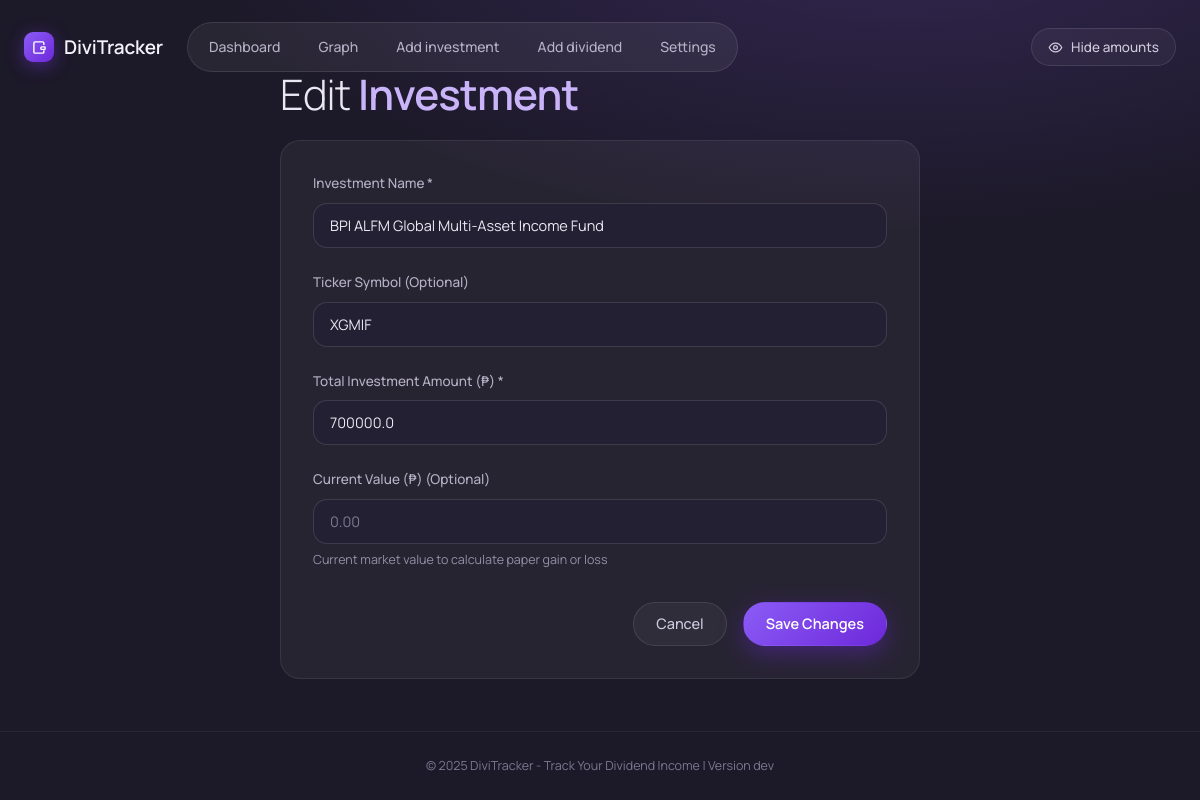
The page /investments/1/edit on the database its author committed.
### app/models.py (models this page shows, shortened)
class Investment(db.Model):
    __tablename__ = "investments"
    id: Mapped[int] = mapped_column(Integer, primary_key=True)
    name: Mapped[str] = mapped_column(String(100), unique=True, nullable=False, index=True)
    ticker: Mapped[Optional[str]] = mapped_column(String(20), nullable=True)
    total_invested: Mapped[float] = mapped_column(Float, default=0.0, nullable=False)
    current_value: Mapped[Optional[float]] = mapped_column(Float, nullable=True, default=None)
    created_at: Mapped[datetime] = mapped_column(DateTime, default=utcnow, nullable=False)
    updated_at: Mapped[datetime] = mapped_column(
        DateTime, default=utcnow, onupdate=utcnow, nullable=False
    )
    dividends: Mapped[list["Dividend"]] = relationship(
        "Dividend",
        back_populates="investment",
        lazy="dynamic",
        cascade="all, delete-orphan",
    )

### app/routes/investments.py (the view, shortened to what this page needs)
@investments_bp.route("/<int:investment_id>/edit", methods=["GET", "POST"])
def edit_investment(investment_id: int):
    investment_service = InvestmentService()
    try:
        investment = investment_service.get_investment_by_id(investment_id)
    except NotFoundError:
        flash("Investment not found", "error")
        return redirect(url_for("main.index"))
    return render_template("edit_investment.html", investment=investment)

### app/services/investment_service.py (called while the page is built)
    def get_investment_by_id(self, investment_id: int) -> Investment:
        investment = db.session.get(Investment, investment_id)
        if investment is None:
            raise NotFoundError(f"Investment with ID {investment_id} not found")
        return investment

### templates/edit_investment.html (shortened to what this page needs)
{% extends "base.html" %}
{% block content %}
<div class="form-page">
    <h1>Edit <span>Investment</span></h1>
    <div class="form-container">
        <form method="post" action="{{ url_for('investments.edit_investment', investment_id=investment.id) }}">
            <div class="form-group">
                <label for="name">Investment Name *</label>
                <input type="text"
                       id="name"
                       name="name"
                       value="{{ investment.name }}"
                       placeholder="e.g., Apple Inc., Vanguard S&amp;P 500 ETF"
                       required>
            </div>
            <div class="form-group">
                <label for="ticker">Ticker Symbol (Optional)</label>
                <input type="text"
                       id="ticker"
                       name="ticker"
                       value="{{ investment.ticker or '' }}"
                       placeholder="e.g., AAPL, VOO"
                       maxlength="20">
            </div>
            <div class="form-group">
                <label for="amount">Total Investment Amount ({{ currency_symbol }}) *</label>
                <input type="number"
                       id="amount"
                       name="amount"
                       value="{{ investment.total_invested }}"
                       step="0.01"
                       min="0"
                       required>
            </div>
            <div class="form-group">
                <label for="current_value">Current Value ({{ currency_symbol }}) (Optional)</label>
                <input type="number"
                       id="current_value"
                       name="current_value"
                       value="{{ investment.current_value if investment.current_value is not none else '' }}"
                       step="0.01"
                       min="0"
                       placeholder="0.00">
                <small class="form-help">Current market value to calculate paper gain or loss</small>
            </div>
            <div class="form-actions">
                <a href="{{ url_for('investments.view_investment', investment_id=investment.id) }}" class="btn btn-secondary">Cancel</a>
                <button type="submit" class="btn btn-primary">Save Changes</button>
            </div>
        </form>
    </div>
</div>
{% endblock content %}

### static/style.css (style rules this page uses)
:root { color-scheme: dark; --bg-color: #1c1928; --accent: #8b5cf6; --accent-deep: #6d28d9; --accent-soft: #a78bfa; --accent-text: #c9b3f9; --link-color: #b79df5; --link-hover: #cdbaf8; --text-color: #eae7f2; --text-bright: #f4f2fa; --text-soft: #b6b1c6; --text-muted: #948fa8; --text-faint: #7d7891; --card-bg: rgba(255, 255, 255, 0.05); --card-border: rgba(255, 255, 255, 0.08); --row-bg: rgba(255, 255, 255, 0.045); --row-border: rgba(255, 255, 255, 0.07); --row-hover-bg: rgba(255, 255, 255, 0.055); --row-hover-border: rgba(139, 92, 246, 0.35); --pill-bg: rgba(255, 255, 255, 0.06); --pill-border: rgba(255, 255, 255, 0.1); --ctrl-bg: rgba(255, 255, 255, 0.045); --ctrl-border: rgba(255, 255, 255, 0.12); --good: #6fe0a8; --good-bg: rgba(52, 199, 123, 0.14); --good-border: rgba(52, 199, 123, 0.35); --warn: #f2c665; --warn-bg: rgba(245, 185, 66, 0.13); --warn-border: rgba(245, 185, 66, 0.35); --bad: #f28b8b; --bad-bg: rgba(244, 94, 94, 0.13); --bad-border: rgba(244, 94, 94, 0.35); --primary-color: #8b5cf6; --primary-hover: #7c3aed; --success-color: #34c77b; --success-hover: #2bb56d; --danger-color: #f45e5e; --danger-hover: #e04c4c; --warning-color: #f5b942; --info-color: #7dd0e0; --border-color: rgba(255, 255, 255, 0.1); --glow-shadow: 0 8px 24px rgba(109, 40, 217, 0.4); --glow-shadow-lg: 0 16px 44px rgba(109, 40, 217, 0.4); --shadow: 0 2px 10px rgba(0, 0, 0, 0.25); --shadow-lg: 0 10px 30px rgba(0, 0, 0, 0.35); --radius: 12px; --radius-card: 20px; --radius-row: 18px; }
* { margin: 0; padding: 0; box-sizing: border-box; }
body { font-family: 'Manrope', -apple-system, BlinkMacSystemFont, 'Segoe UI', Roboto, sans-serif; background: radial-gradient(1100px 480px at 75% -10%, rgba(139, 92, 246, 0.2), transparent 65%), var(--bg-color); color: var(--text-color); line-height: 1.6; min-height: 100vh; display: flex; flex-direction: column; }
a { color: var(--link-color); text-decoration: none; }
.dashboard h1, .page-header h1, .form-page h1, .yield-title h1, .investment-detail h1 { font-size: clamp(30px, 4.6vw, 42px); font-weight: 300; letter-spacing: -0.02em; line-height: 1.05; color: var(--text-color); }
.dashboard h1 span, .page-header h1 span, .form-page h1 span, .yield-title h1 span { font-weight: 600; color: var(--accent-text); }
.btn { display: inline-flex; align-items: center; justify-content: center; gap: 9px; padding: 12px 22px; border-radius: 999px; font-family: inherit; font-weight: 600; font-size: 14.5px; text-decoration: none; border: 1px solid transparent; cursor: pointer; transition: all 0.2s; line-height: 1.2; }
.btn-primary { background: linear-gradient(135deg, var(--accent), var(--accent-deep)); color: #fff; box-shadow: var(--glow-shadow); }
.btn-secondary { background: var(--ctrl-bg); border-color: var(--pill-border); color: #cfcadd; font-weight: 500; }
.form-page { max-width: 640px; margin: 0 auto; }
.form-page h1 { margin-bottom: 24px; }
.form-container, .card { background: var(--card-bg); border: 1px solid var(--card-border); border-radius: var(--radius-card); padding: 2rem; }
.form-group { margin-bottom: 1.5rem; }
.form-group label { display: block; font-weight: 500; font-size: 13.5px; color: var(--text-soft); margin-bottom: 0.5rem; }
.form-group input, .form-group select, .form-group textarea, .form-control, .period-inputs select { width: 100%; padding: 0.75rem 1rem; background-color: #242033; border: 1px solid var(--ctrl-border); border-radius: 14px; color: var(--text-color); font-family: inherit; font-size: 14.5px; transition: border-color 0.2s, box-shadow 0.2s, background-color 0.2s; }
.form-group input::placeholder, .form-group textarea::placeholder { color: var(--text-faint); }
.form-help { display: block; font-size: 12.5px; color: var(--text-muted); margin-top: 0.4rem; }
.form-actions { display: flex; gap: 1rem; justify-content: flex-end; margin-top: 2rem; }

### rows shown on the page
Investment: name "BPI ALFM Global Multi-Asset Income Fund", ticker "XGMIF", amount "700000.0"

### other values the page prints
{{ currency_symbol }} "₱"
{{ app_version }} "dev"
